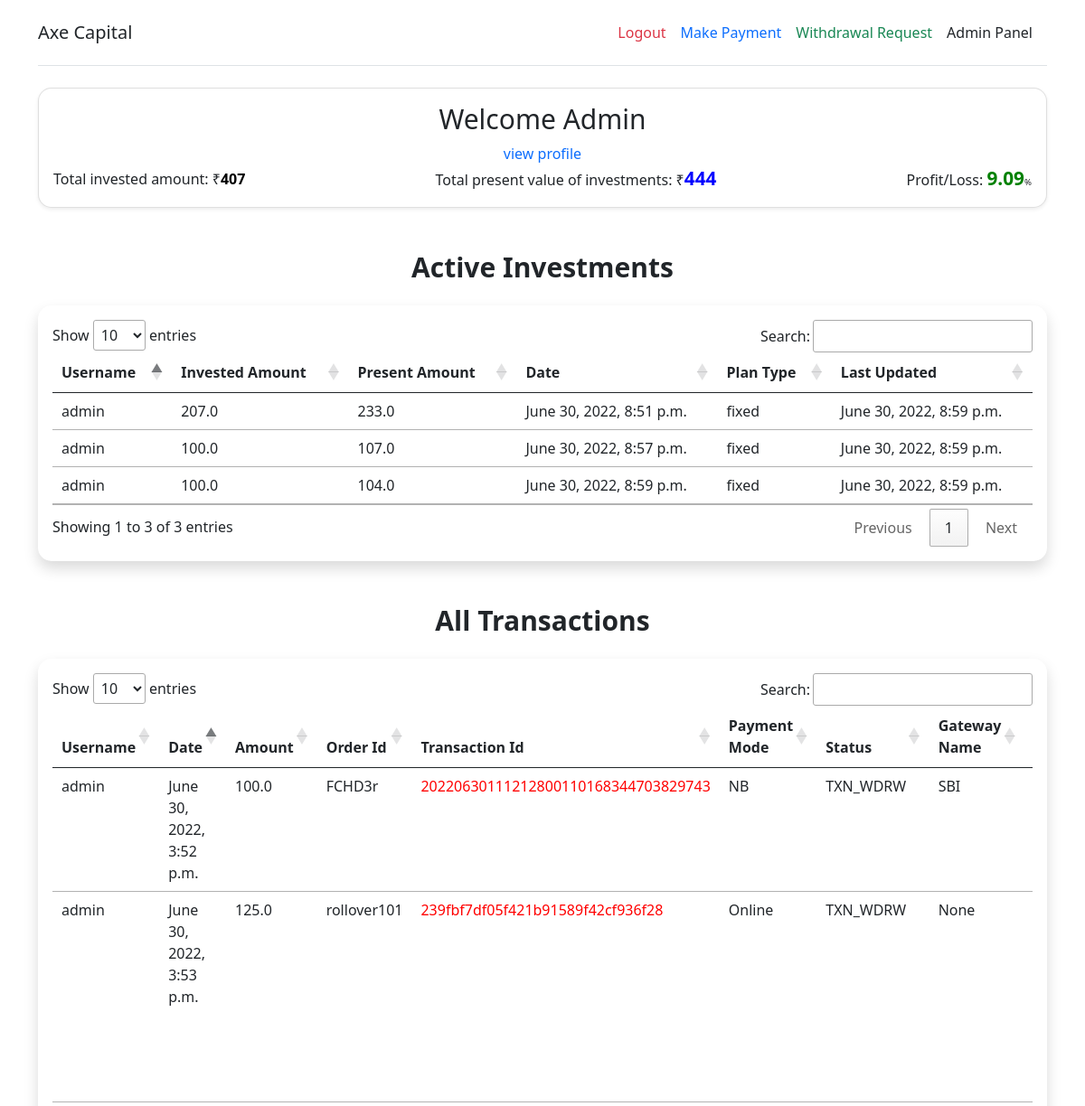
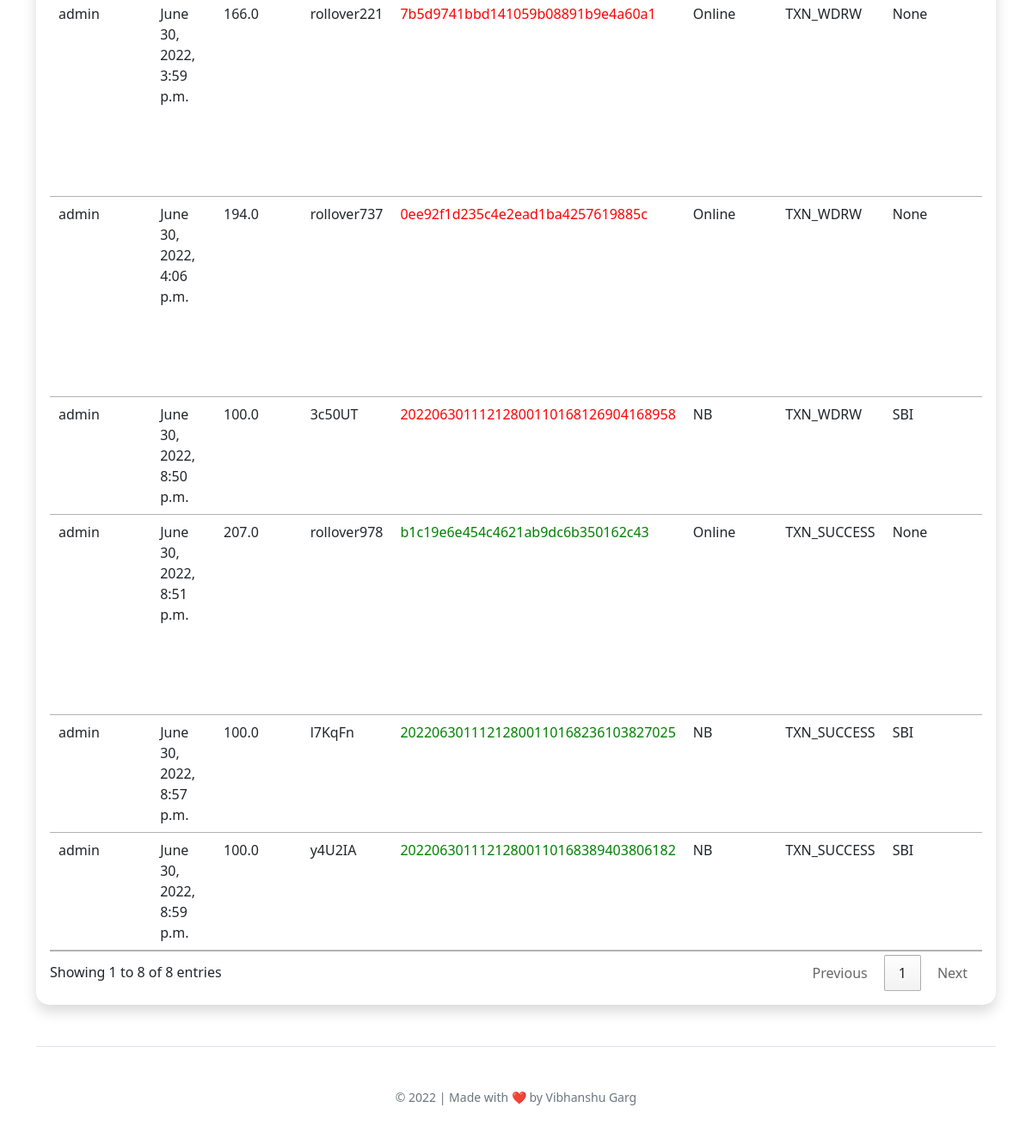
The app's page / (signed in) with its own data (2 pictures, top to bottom).
### myapp/models.py (models this page shows, shortened)
class Transaction(models.Model):
    made_by = models.CharField(max_length=100, null=True, blank=True)
    plantype = models.CharField(max_length=200, choices=PLAN_TYPE, default='flexible')
    fixed_rate = models.CharField(max_length=3, null=True, default='3')
    made_on = models.DateTimeField(auto_now_add=True)
    amount = models.FloatField()
    present_amount = models.FloatField(null=True, blank=True)
    order_id = models.CharField(unique=True, max_length=100, null=True, blank=True)
    checksum = models.CharField(max_length=200, null=True, blank=True)
    txn_id = models.CharField(max_length=100, null=True, blank=True)
    payment_mode = models.CharField(max_length=100, null=True, blank=True,default='')
    status = models.CharField(max_length=100, null=True, blank=True)
    gateway_name = models.CharField(max_length=100, null=True, blank=True)
    bank_txn_id = models.CharField(max_length=100, null=True, blank=True)
    bank_name = models.CharField(max_length=100, null=True, blank=True)
    response_message = models.CharField(max_length=250, null=True, blank=True)
    last_updated = models.DateTimeField(null=True, blank=True)

### myapp/views.py (the view)
# urls.py: path('',views.index, name="index"),
@login_required
def index(request):
    data = Transaction.objects.all()
    userdata = UserProfile.objects.all()
    return render(request,'index.html',{'data':data,'userdata':userdata})

### templates/index.html (shortened to what this page needs)
<!doctype html>
<html lang="en">
<head>
    <link href="https://cdn.jsdelivr.net/npm/bootstrap@5.0.0/dist/css/bootstrap.min.css" rel="stylesheet"
>
    <link rel="stylesheet" href="styles.css">
    <link rel="stylesheet" type="text/css" href="https://cdn.datatables.net/1.12.1/css/jquery.dataTables.css">
</head>
<body>
    <div class="container py-3">
        <header>
            <div class="d-flex flex-column flex-md-row align-items-center pb-3 mb-4 border-bottom">
                <a href="/" class="d-flex align-items-center text-dark text-decoration-none">
                    <span class="fs-5">Axe Capital</span>
                </a>
                <nav class="d-inline-flex mt-2 mt-md-0 ms-md-auto">
                    {% if request.user.is_authenticated %}
                    <a class="me-3 py-2 text-danger text-decoration-none" href="/logout">Logout</a>
                    <a class="me-3 py-2 text-primary text-decoration-none" href="/payment">Make Payment</a>
                    <a class="me-3 py-2 text-success text-decoration-none" href="/withdraw">Withdrawal Request</a>
                    {% else %}
                    <a class="me-3 py-2 text-dark text-decoration-none" href="/login">Login</a>
                    {% endif %}
                    {% if request.user.is_superuser %}
                    <a class="me-3 py-2 text-dark text-decoration-none" href="/admin-home">Admin Panel</a>
                    {% endif %}
                </nav>
            </div>
        </header>
          <div class="card shadow-sm my-4" style="border-radius:15px;">
            <div class="card-body text-center ">
                <h3 class="display-4" style="color:#212529; font-size:30px !important">Welcome <b>{{request.user.username|title}}</b></h3>
                    <a class="text-primary text-decoration-none" data-bs-toggle="modal" data-bs-target="#exampleModal" type="button">view profile</a>
                    <div style="display:flex;justify-content:space-between;align-items:center">
                        <span>
                            Total invested amount: ₹<b style="color:black" id="invested-amount"></b>
                        </span>
                        <span>
                            Total present value of investments: ₹<b style="color:blue;font-size: 1.3rem;" id="present-amount"></b>
                        </span>
                        <span>
                            Profit/Loss: <b style="color:green;font-size: 1.3rem;" id="percent"></b><span style="font-size:0.6rem">%</span>
                        </span>
                    </div>
            </div>
        </div>
        <h3 class="display-4 text-center mt-5" style="color:#212529; font-size:30px !important;font-weight:bold">Active Investments</h3>
        <div class="card shadow my-4" style="border: 0 !important;border-radius:15px">
            <div class="card-body  ">
                <div class="table-responsive">
                    <table class="table table-sm" id="transTable">
                        <thead>
                            <tr>
                                <th scope="col">Username</th>
                                <th scope="col">Invested Amount</th>
                                <th scope="col">Present Amount</th>
                                <th scope="col">Date</th>
                                <th scope="col">Plan Type</th>
                                <th scope="col">Last Updated</th>
                            </tr>
                        </thead>
                        <tbody>
                            {% for i in data %}
                            {% if i.made_by == request.user.username and i.status == 'TXN_SUCCESS' %}
                            <tr>
                                <td>{{i.made_by}}</td>
                                <td>{{i.amount}}</td>
                                <td>{{i.present_amount}}</td>
                                <td>{{i.made_on}}</td>
                                <td>{{i.plantype}}</td>
                                <td>{{i.last_updated}}</td>
                            </tr>
                            {% endif %}
                            {% endfor %}
                        </tbody>
                    </table>
                </div>
            </div>
        </div>
        <h3 class="display-4 text-center mt-5" style="color:#212529; font-size:30px !important;font-weight:bold">All Transactions</h3>
        <div class="card shadow my-4" style="border: 0 !important;border-radius:15px">
            <div class="card-body">
                <div class="table-responsive">
                    <table class="table table-sm" id="transTable2">
                        <thead>
                            <tr>
                                <th scope="col">Username</th>
                                <th scope="col">Date</th>
                                <th scope="col">Amount</th>
                                <th scope="col">Order Id</th>
                                <th scope="col">Transaction Id</th>
                                <th scope="col">Payment Mode</th>
                                <th scope="col">Status</th>
                                <th scope="col">Gateway Name</th>
                                <th scope="col">Bank Name</th>
                            </tr>
                        </thead>
                        <tbody>
                            {% for transaction in data %}
                            {% if transaction.made_by == request.user.username %}
                            <tr>
                                <td>{{transaction.made_by}}</td>
                                <td>{{transaction.made_on}}</td>
                                <td>{{transaction.amount}}</td>
                                <td>{{transaction.order_id}}</td>
                                <td>
                                    {% if transaction.status == 'TXN_SUCCESS' %}
                                    <span style="color:green">
                                        {{transaction.txn_id}}
                                    </span>
                                    {% else %}
                                    <span style="color:red">
                                        {{transaction.txn_id}}
                                    </span>
                                    {% endif %}
                                    </td>
                                <td>{{transaction.payment_mode}}</td>
                                <td>{{transaction.status}}</td>
                                <td>{{transaction.gateway_name}}</td>
                                <td>{{transaction.bank_name}}</td>
                            </tr>
                            {% endif %}
                            {% endfor %}
                        </tbody>
                    </table>
                </div>
            </div>
        </div>
        <footer class="pt-4 my-md-5 pt-md-5 border-top">
            <div class="row">
                <div class="col-12 col-md text-center">
                    <small class="d-block mb-3 text-muted">&copy; 2022 | Made with ❤️ by Vibhanshu Garg</small>
                </div>
            </div>
        </footer>
    </div>
</body>
</html>

### records on screen
Transaction: made_by "admin", amount "207.0", present_amount "233.0", made_on "June 30, 2022, 8:51 p.m.", plantype "fixed", last_updated "June 30, 2022, 8:59 p.m."
Transaction: made_by "admin", amount "100.0", present_amount "107.0", made_on "June 30, 2022, 8:57 p.m.", plantype "fixed", last_updated "June 30, 2022, 8:59 p.m."
Transaction: made_by "admin", amount "100.0", present_amount "104.0", made_on "June 30, 2022, 8:59 p.m.", plantype "fixed", last_updated "June 30, 2022, 8:59 p.m."

### other values on screen
{{ request.user.username|title }} "Admin"
